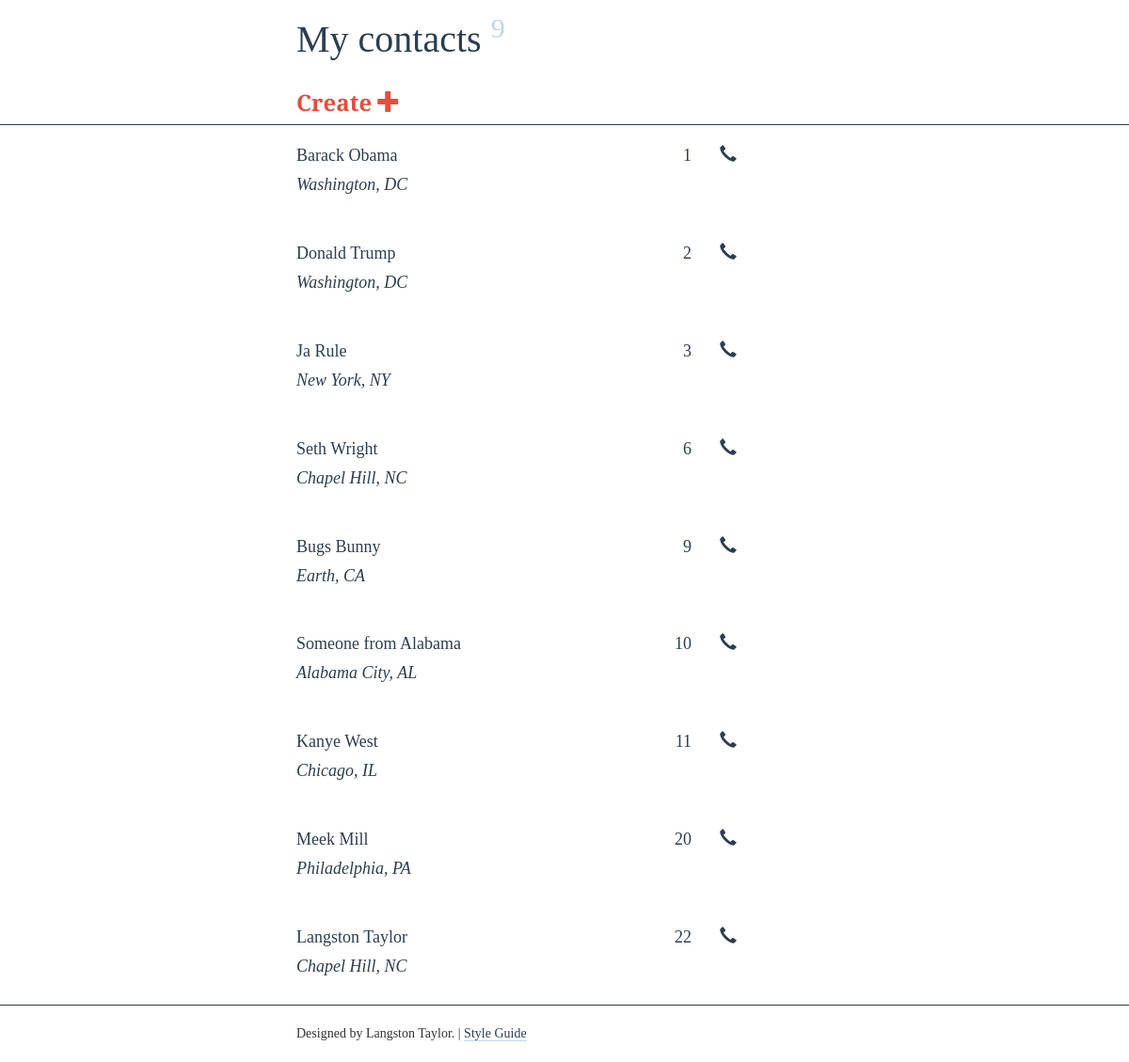
The page / on the database its author committed.
### tables this page shows
CREATE TABLE IF NOT EXISTS `contacts` (
  `id` int(11) NOT NULL,
  `firstname` varchar(200) NOT NULL,
  `lastname` varchar(200) NOT NULL,
  `title` varchar(200) NOT NULL,
  `address` tinytext NOT NULL,
  `city` tinytext NOT NULL,
  `state` tinytext NOT NULL,
  `zip` varchar(200) NOT NULL,
  `phone` varchar(200) NOT NULL,
  `notes` text NOT NULL
);

### index.php (the view, shortened to what this page needs)
<?php
  include 'header.php';
  include 'top.php';
?>
      <div class="row">
        <a href="add.php">
          <div class="col-xs-12 col-sm-6 col-sm-offset-3 header">
            <h2 class="create">
              Create
              <span class="glyphicon glyphicon-plus" aria-hidden="true"></span>
            </h2>
          </div>
        </a>
      </div>
    </div>
  </div>
  <div class="container-fluid contact-list">
    <div class="row">
      <?php foreach($contacts as $contact) : ?>
        <div class="col-xs-12 col-sm-6 col-sm-offset-3">
          <?php $checkId = array_key_exists('id', $_GET) ? $_GET['id'] : null; ?>
          <div class="row contact <?= ($checkId == $contact['id']) ? 'updated': '' ?>">
            <a class="" href="/edit.php?id=<?= $contact['id']; ?>">
              <div class="col-xs-9 entry">
                <span>
                  <?= $contact['firstname']; ?> <?= $contact['lastname']; ?>
                </span>
                <span class="pull-right idcolumn">
                  <?= $contact['id']; ?>
                </span>
                <br />
                <h4 class="title">
                  <?= $contact['city']; ?>, <?= $contact['state']; ?>
              </div>
            </a>
              <a href="tel:<?= $contact['phone']; ?>" class="phone hovertext">
                <div class="col-xs-3 entry">
                  <span class="glyphicon glyphicon-earphone" aria-hidden="true"></span>
                </div>
              </a>
          </div>
        </div>
      <?php endforeach ?>
    </div>
<?php include 'footer.php' ?>

### top.php (shortened to what this page needs)
<?php $contacts = $db->query('SELECT * FROM contacts')->fetchAll(PDO::FETCH_ASSOC); ?>
<!DOCTYPE html>
<html>
  <head>
    <link rel="stylesheet" href="https://maxcdn.bootstrapcdn.com/bootstrap/3.3.7/css/bootstrap.min.css">
    <link rel="stylesheet" type="text/css" href="style.css">
  </head>
<body>
  <div id="affixWrap">
    <div class="container-fluid headerWrap" data-spy="affix" data-offset-top='0'>
      <div class="row">
        <a href="index.php">
          <div class="col-xs-12 col-sm-6 col-sm-offset-3 header">
            <h1>My contacts <sup class="text-muted"><?= count($contacts); ?></sup></h1>
          </div>
        </a>
      </div>

### footer.php (shortened to what this page needs)
<div class="row footer">
  <div class="col-xs-12 col-sm-6 col-sm-offset-3">
    <p>Designed by Langston Taylor. |
      <a href="style.html">Style Guide</a></p>
  </div>
</div>
</div>
</body>
</html>

### style.css (style rules this page uses)
body { font-family: 'Merriweather Sans'; }
h1 { font-size: 40px; font-weight: 300; color: #2C3E50; }
h2 { font-size: 24px; font-weight: 800; color: #E74C3C; }
p { font-weight: 300; }
.text-muted { color: #bed5ea; }
.contact { font-size: 18px; line-height: 24px; }
.entry { color: #2C3E50; }
.contact a div { padding: 20px 15px; }
.headerWrap { border-bottom: 1px solid #2C3E50; }
.headerWrap, .header:hover { background-color: white; }
a:link, a:hover, a:active, a:visited { text-decoration: none; }
.hoverglyph, .expand, h3, h4, .contact_form p { cursor: pointer; }
h4.title { font-weight: 300; font-style: italic; }
.footer { border-top: 1px solid #2C3E50; padding: 20px 0px; }
.footer p { margin: 0; }
.footer a { border-bottom: 1px solid #bed5ea; }
.footer a:link, .footer a:visited { color: #2C3E50; }
#affixWrap { min-height:133px; }
.idcolumn { padding-left: 10px; }

### rows shown on the page
contacts: firstname "Barack", lastname "Obama", id "1", city "Washington", state "DC"
contacts: firstname "Donald", lastname "Trump", id "2", city "Washington", state "DC"
contacts: firstname "Ja", lastname "Rule", id "3", city "New York", state "NY"
contacts: firstname "Seth", lastname "Wright", id "6", city "Chapel Hill", state "NC"
contacts: firstname "Bugs", lastname "Bunny", id "9", city "Earth", state "CA"
contacts: firstname "Someone from", lastname "Alabama", id "10", city "Alabama City", state "AL"
contacts: firstname "Kanye", lastname "West", id "11", city "Chicago", state "IL"
contacts: firstname "Meek", lastname "Mill", id "20", city "Philadelphia", state "PA"
contacts: firstname "Langston", lastname "Taylor", id "22", city "Chapel Hill", state "NC"

### other values the page prints
count($contacts) "9"
